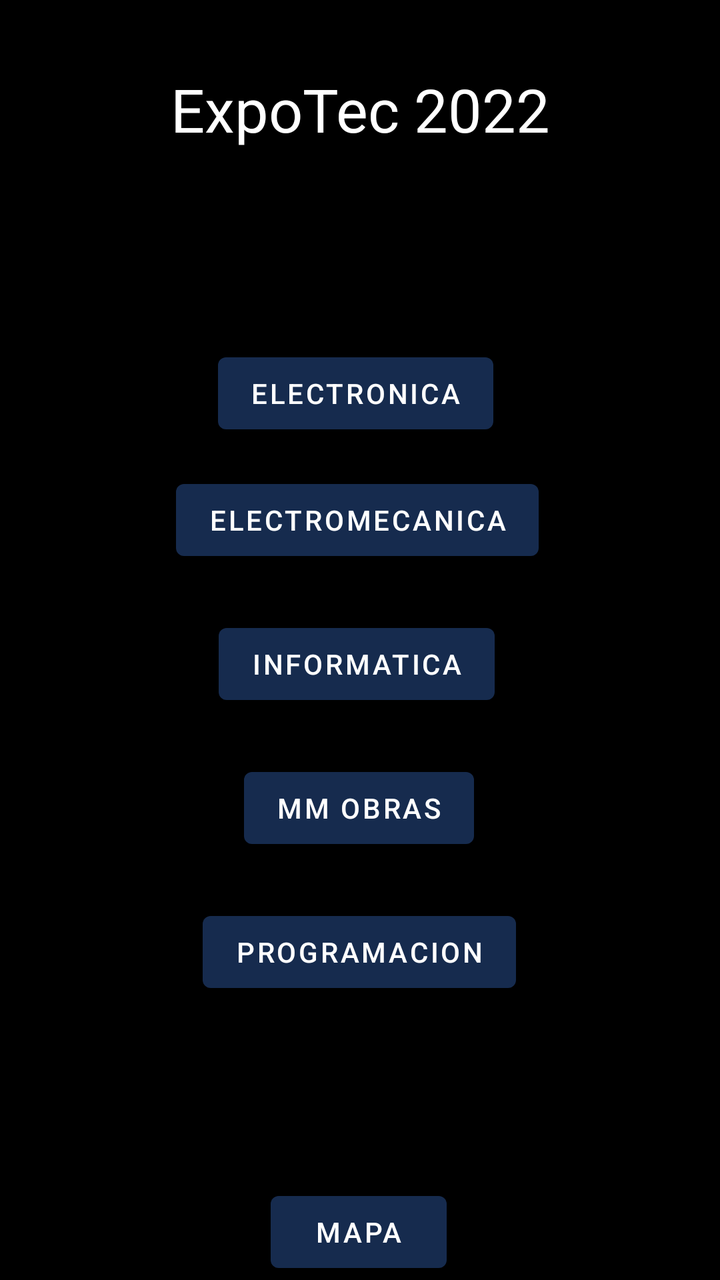
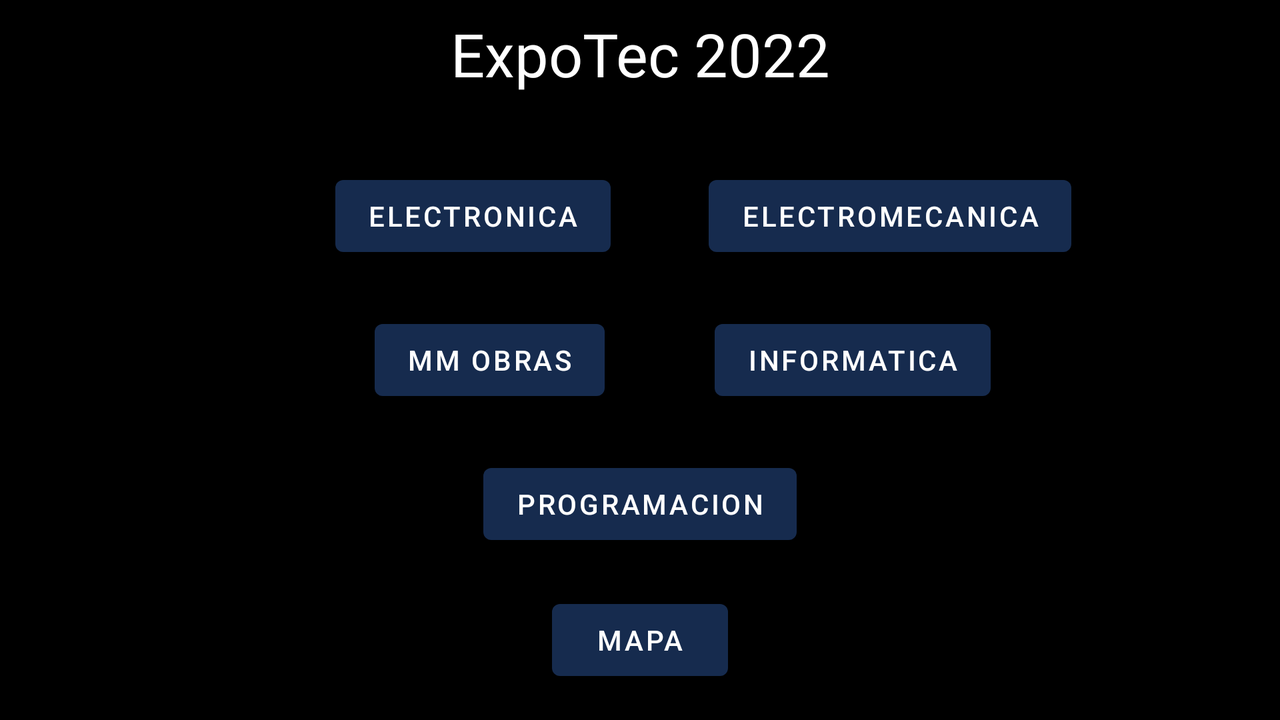

An Android layout and its configuration variant, each rendered on a device that would load it. The default file and the variant file are quoted in full after the pictures.
<!-- AndroidManifest.xml: application theme Theme.ExpoMap -->
<!-- res/layout/welcome_screen.xml -->
<?xml version="1.0" encoding="utf-8"?>
<androidx.constraintlayout.widget.ConstraintLayout xmlns:android="http://schemas.android.com/apk/res/android"
    xmlns:app="http://schemas.android.com/apk/res-auto"
    xmlns:tools="http://schemas.android.com/tools"
    android:layout_width="match_parent"
    android:layout_height="match_parent"
    tools:context=".welcomeScreen"
    tools:layout_editor_absoluteX="-5dp"
    tools:layout_editor_absoluteY="0dp">

    <TextView
        android:id="@+id/textView"
        android:layout_width="wrap_content"
        android:layout_height="wrap_content"
        android:text="ExpoTec 2022"
        android:textAlignment="center"
        android:textColor="@color/baseFuente"
        android:textSize="30sp"
        app:layout_constraintBottom_toBottomOf="parent"
        app:layout_constraintEnd_toEndOf="parent"
        app:layout_constraintStart_toStartOf="parent"
        app:layout_constraintTop_toTopOf="parent"
        app:layout_constraintVertical_bias="0.057" />

    <Button
        android:id="@+id/btnGotoMap"
        android:layout_width="wrap_content"
        android:layout_height="wrap_content"
        android:text="MAPA"
        app:layout_constraintBottom_toBottomOf="parent"
        app:layout_constraintEnd_toEndOf="parent"
        app:layout_constraintHorizontal_bias="0.498"
        app:layout_constraintStart_toStartOf="parent" />

    <Button
        android:id="@+id/btnGotoElectronica"
        android:layout_width="wrap_content"
        android:layout_height="wrap_content"
        android:text="ELECTRONICA"
        app:layout_constraintBottom_toTopOf="@+id/btnGotoElectromecanica"
        app:layout_constraintEnd_toEndOf="parent"
        app:layout_constraintHorizontal_bias="0.49"
        app:layout_constraintStart_toStartOf="parent"
        app:layout_constraintTop_toBottomOf="@+id/textView"
        app:layout_constraintVertical_bias="0.865" />

    <Button
        android:id="@+id/btnGotoElectromecanica"
        android:layout_width="wrap_content"
        android:layout_height="wrap_content"
        android:layout_marginBottom="24dp"
        android:text="ELECTROMECANICA"
        app:layout_constraintBottom_toTopOf="@+id/btnGotoInformatica"
        app:layout_constraintEnd_toEndOf="parent"
        app:layout_constraintHorizontal_bias="0.492"
        app:layout_constraintStart_toStartOf="parent" />

    <Button
        android:id="@+id/btnGotoInformatica"
        android:layout_width="wrap_content"
        android:layout_height="wrap_content"
        android:layout_marginBottom="24dp"
        android:text="INFORMATICA"
        app:layout_constraintBottom_toTopOf="@+id/btnGotoMMobras"
        app:layout_constraintEnd_toEndOf="parent"
        app:layout_constraintHorizontal_bias="0.492"
        app:layout_constraintStart_toStartOf="parent" />

    <Button
        android:id="@+id/btnGotoProgramacion"
        android:layout_width="wrap_content"
        android:layout_height="wrap_content"
        android:layout_marginBottom="92dp"
        android:text="PROGRAMACION"
        app:layout_constraintBottom_toTopOf="@+id/btnGotoMap"
        app:layout_constraintEnd_toEndOf="parent"
        app:layout_constraintHorizontal_bias="0.498"
        app:layout_constraintStart_toStartOf="parent" />

    <Button
        android:id="@+id/btnGotoMMobras"
        android:layout_width="wrap_content"
        android:layout_height="wrap_content"
        android:layout_marginBottom="24dp"
        android:text="MM OBRAS"
        app:layout_constraintBottom_toTopOf="@+id/btnGotoProgramacion"
        app:layout_constraintEnd_toEndOf="parent"
        app:layout_constraintHorizontal_bias="0.498"
        app:layout_constraintStart_toStartOf="parent" />

</androidx.constraintlayout.widget.ConstraintLayout>
<!-- resources referenced by this layout -->
<resources>
  <color name="baseFuente">#FFF</color>
  <style name="Theme.ExpoMap" parent="Theme.MaterialComponents.DayNight.DarkActionBar">
          
  
          
          <item name="colorPrimary">@color/colorPrimario</item>
          <item name="colorPrimaryVariant">@color/colorPrimarioAlt</item>
          <item name="colorOnPrimary">@color/baseBlanco</item>
          <item name="colorSecondary">@color/colorSecundario</item>
          <item name="colorSecondaryVariant">@color/colorSecundarioAlt</item>
          <item name="colorOnSecondary">@color/baseNegro</item>
  
          
          <item name="android:statusBarColor" tools:targetApi="l">?attr/colorPrimary</item>
          <item name="android:navigationBarColor">@color/colorPrimario</item>
          <item name="android:colorBackground">@color/colorFondo</item>
          <item name="windowActionBar">true</item>
          <item name="windowNoTitle">true</item>
          <item name="android:windowTranslucentStatus">false</item>
          <item name="android:windowIsTranslucent">false</item>
          <item name="android:windowTranslucentNavigation">false</item>
          <item name="android:fitsSystemWindows">true</item>
  
      </style>
  <color name="colorPrimario">#162B4E</color>
  <color name="colorPrimarioAlt">#162B4E</color>
  <color name="baseBlanco">#FFF</color>
  <color name="colorSecundario">#162B4E</color>
  <color name="colorSecundarioAlt">#162B4E</color>
  <color name="baseNegro">#000</color>
  <color name="colorFondo">#000</color>
</resources>
<!-- res/layout-land/welcome_screen.xml (the repository's variant of the layout above) -->
<!-- drawn on the phone turned sideways -->
<?xml version="1.0" encoding="utf-8"?>
<androidx.constraintlayout.widget.ConstraintLayout xmlns:android="http://schemas.android.com/apk/res/android"
    xmlns:app="http://schemas.android.com/apk/res-auto"
    xmlns:tools="http://schemas.android.com/tools"
    android:layout_width="match_parent"
    android:layout_height="match_parent"
    tools:context=".welcomeScreen"
    tools:layout_editor_absoluteX="-5dp"
    tools:layout_editor_absoluteY="0dp">

    <TextView
        android:id="@+id/textView"
        android:layout_width="wrap_content"
        android:layout_height="wrap_content"
        android:text="ExpoTec 2022"
        android:textAlignment="center"
        android:textColor="@color/baseFuente"
        android:textSize="30sp"
        app:layout_constraintBottom_toTopOf="@+id/btnGotoElectronica"
        app:layout_constraintEnd_toEndOf="parent"
        app:layout_constraintStart_toStartOf="parent"
        app:layout_constraintTop_toTopOf="parent"
        app:layout_constraintVertical_bias="0.153" />

    <Button
        android:id="@+id/btnGotoMap"
        android:layout_width="wrap_content"
        android:layout_height="wrap_content"
        android:layout_marginBottom="16dp"
        android:text="MAPA"
        android:textColor="@color/baseFuente"
        app:layout_constraintBottom_toBottomOf="parent"
        app:layout_constraintEnd_toEndOf="parent"
        app:layout_constraintStart_toStartOf="parent" />

    <Button
        android:id="@+id/btnGotoElectronica"
        android:layout_width="wrap_content"
        android:layout_height="wrap_content"
        android:layout_marginBottom="24dp"
        android:text="ELECTRONICA"
        android:textColor="@color/baseFuente"
        app:layout_constraintBottom_toTopOf="@+id/btnGotoMMobras"
        app:layout_constraintEnd_toEndOf="parent"
        app:layout_constraintHorizontal_bias="0.334"
        app:layout_constraintStart_toStartOf="parent" />

    <Button
        android:id="@+id/btnGotoElectromecanica"
        android:layout_width="wrap_content"
        android:layout_height="wrap_content"
        android:layout_marginBottom="24dp"
        android:text="ELECTROMECANICA"
        android:textColor="@color/baseFuente"
        app:layout_constraintBottom_toTopOf="@+id/btnGotoInformatica"
        app:layout_constraintEnd_toEndOf="parent"
        app:layout_constraintHorizontal_bias="0.32"
        app:layout_constraintStart_toEndOf="@+id/btnGotoElectronica" />

    <Button
        android:id="@+id/btnGotoInformatica"
        android:layout_width="wrap_content"
        android:layout_height="wrap_content"
        android:layout_marginBottom="24dp"
        android:text="INFORMATICA"
        android:textColor="@color/baseFuente"
        app:layout_constraintBottom_toTopOf="@+id/btnGotoProgramacion"
        app:layout_constraintEnd_toEndOf="parent"
        app:layout_constraintHorizontal_bias="0.275"
        app:layout_constraintStart_toEndOf="@+id/btnGotoMMobras" />

    <Button
        android:id="@+id/btnGotoProgramacion"
        android:layout_width="wrap_content"
        android:layout_height="wrap_content"
        android:layout_marginBottom="20dp"
        android:text="PROGRAMACION"
        android:textColor="@color/baseFuente"
        app:layout_constraintBottom_toTopOf="@+id/btnGotoMap"
        app:layout_constraintEnd_toEndOf="parent"
        app:layout_constraintStart_toStartOf="parent" />

    <Button
        android:id="@+id/btnGotoMMobras"
        android:layout_width="wrap_content"
        android:layout_height="wrap_content"
        android:layout_marginBottom="24dp"
        android:text="MM OBRAS"
        android:textColor="@color/baseFuente"
        app:layout_constraintBottom_toTopOf="@+id/btnGotoProgramacion"
        app:layout_constraintEnd_toEndOf="parent"
        app:layout_constraintHorizontal_bias="0.357"
        app:layout_constraintStart_toStartOf="parent" />

</androidx.constraintlayout.widget.ConstraintLayout>
